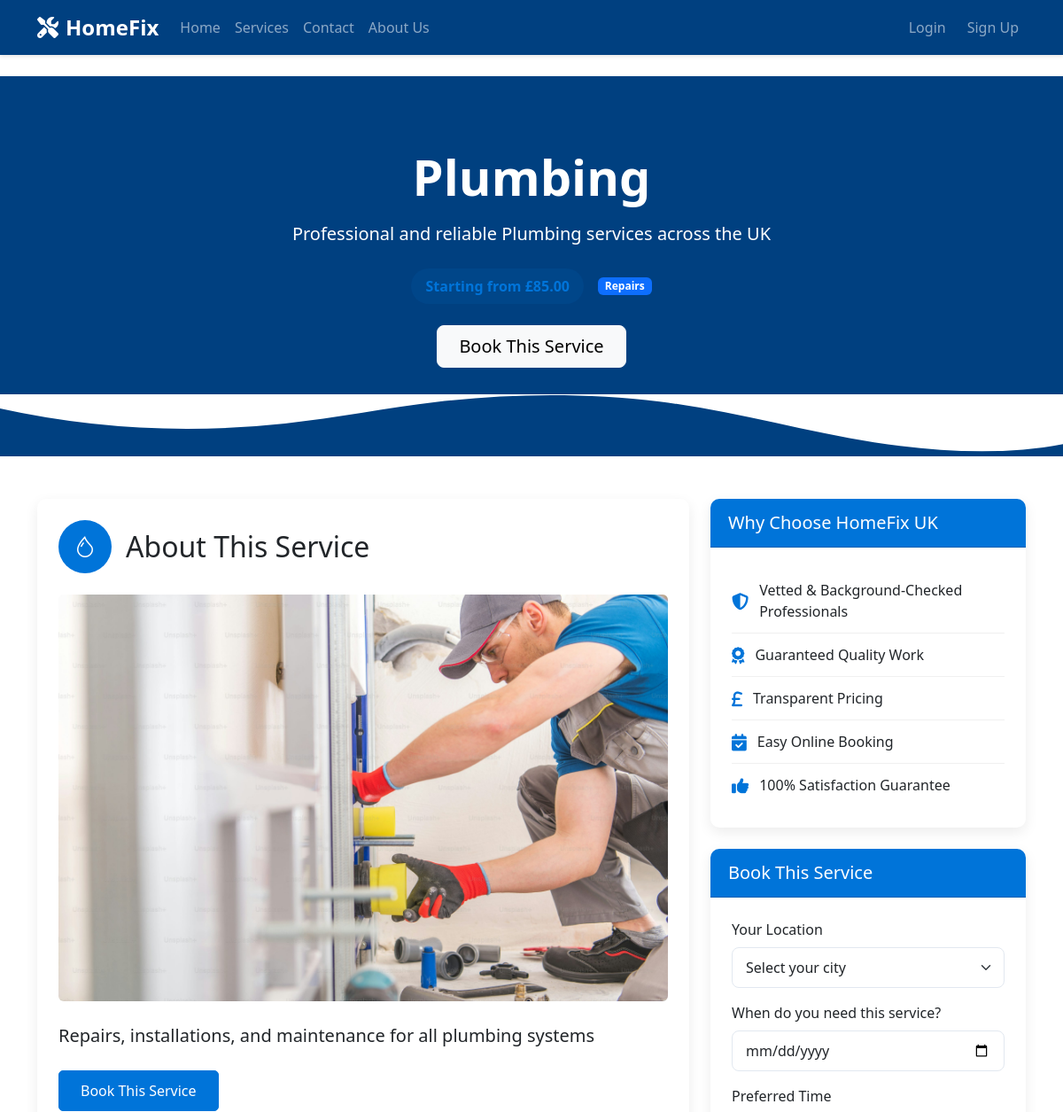
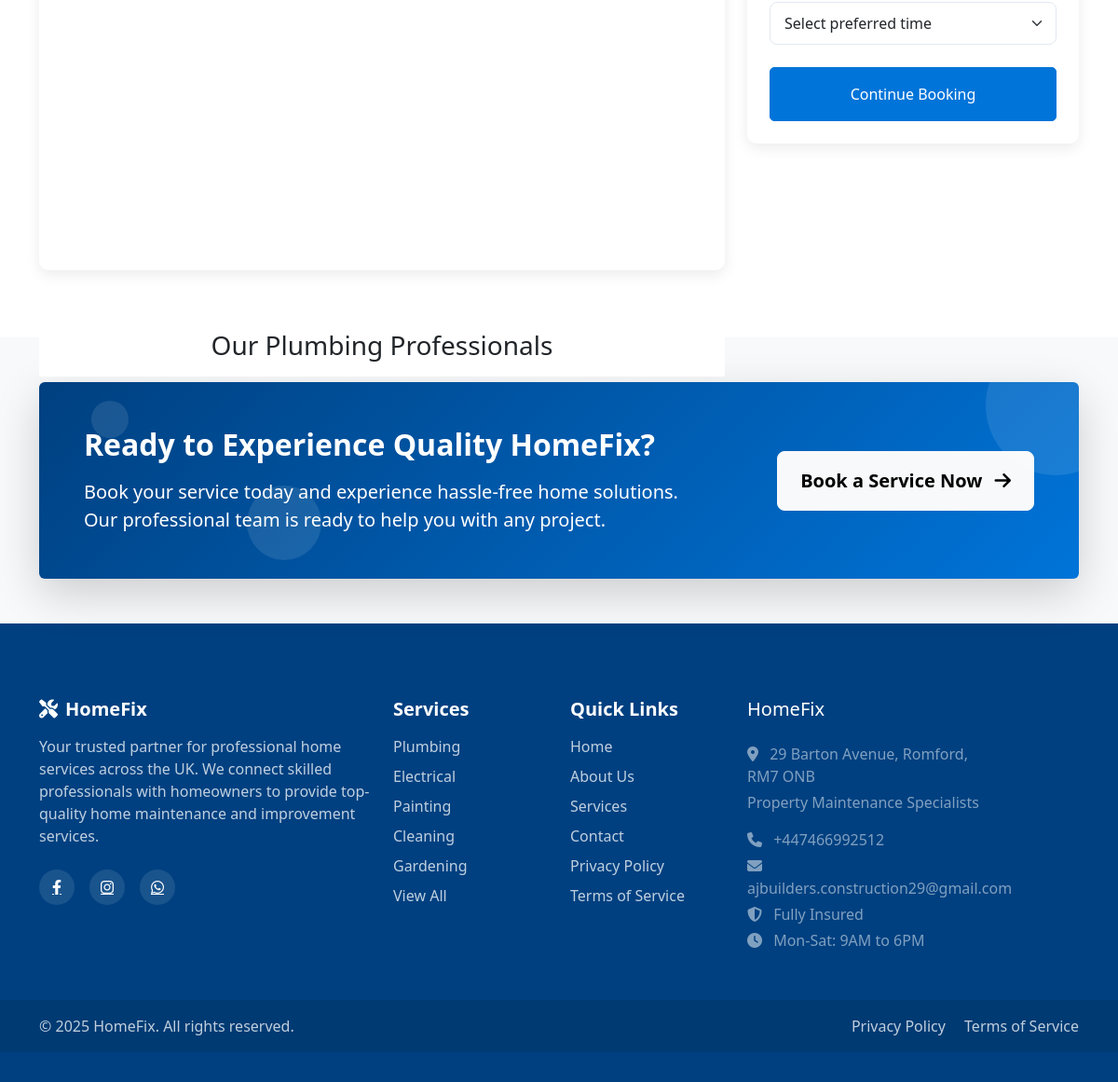
The app's page /services/1/ with its own data (2 pictures, top to bottom).
### services/models.py (models this page shows, shortened)
class Service(models.Model):
    name = models.CharField(max_length=100)
    description = models.TextField()
    icon = models.CharField(max_length=50)  # Store icon name/class
    base_price = models.DecimalField(max_digits=10, decimal_places=2)
    category = models.CharField(max_length=100)

### services/views.py (the view)
# urls.py: path('services/<int:service_id>/', views.service_detail, name='service_detail'),
def service_detail(request, service_id):
    service = get_object_or_404(Service, id=service_id)
    providers = Provider.objects.filter(service_types=service)
    return render(request, 'services/service_detail.html', {
        'service': service,
        'providers': providers,
    })

### templates/services/service_detail.html (shortened to what this page needs)
{% extends 'base.html' %}
{% block content %}
<section class="service-header">
    <div class="container">
        <div class="row justify-content-center">
            <div class="col-lg-10 text-center">
                <h1 class="display-4 fw-bold mb-3">{{ service.name }}</h1>
                <p class="lead mb-4">Professional and reliable {{ service.name }} services across the UK</p>
                <div class="d-flex justify-content-center align-items-center flex-wrap gap-3 mb-4">
                    <span class="pricing-tag">Starting from £{{ service.base_price }}</span>
                    <span class="badge bg-primary">{{ service.category }}</span>
                </div>
                <a href="{% url 'book_service' service.id %}" class="btn btn-light btn-lg px-4">Book This Service</a>
            </div>
        </div>
    </div>
    <div class="wave-divider">
    </div>
</section>
<div class="container py-5">
    <div class="row">
        <div class="col-lg-8">
            <div class="card service-card mb-5">
                <div class="card-body p-4">
                    <div class="d-flex align-items-center mb-4">
                        <div class="service-icon">
                            <i class="bi bi-{{ service.icon }}"></i>
                        </div>
                        <h2 class="mb-0">About This Service</h2>
                    </div>
                    <div class="service-image mb-4">
                        {% load static %}
                        {% if 'plumbing' in service.name|lower %}
                            <img src="{% static 'images/plumbing.jpg' %}" class="img-fluid rounded" alt="{{ service.name }}">
                        {% elif 'electrical' in service.name|lower or 'electric' in service.name|lower %}
                            <img src="{% static 'images/electrician.jpeg' %}" class="img-fluid rounded" alt="{{ service.name }}">
                        {% elif 'bathroom' in service.name|lower or 'tile' in service.name|lower or 'tiling' in service.name|lower %}
                            <img src="{% static 'images/bathroom&tilling.jpeg' %}" class="img-fluid rounded" alt="{{ service.name }}">
                        {% elif 'paint' in service.name|lower or 'painting' in service.name|lower %}
                            <img src="{% static 'images/painting.jpeg' %}" class="img-fluid rounded" alt="{{ service.name }}">
                        {% elif 'wallpaper' in service.name|lower %}
                            <img src="{% static 'images/wallpaper.jpeg' %}" class="img-fluid rounded" alt="{{ service.name }}">
                        {% elif 'floor' in service.name|lower %}
                            <img src="{% static 'images/flooring.jpeg' %}" class="img-fluid rounded" alt="{{ service.name }}">
                        {% elif 'garden' in service.name|lower or 'landscaping' in service.name|lower %}
                            <img src="{% static 'images/gardening.jpeg' %}" class="img-fluid rounded" alt="{{ service.name }}">
                        {% elif 'roof' in service.name|lower %}
                            <img src="{% static 'images/roofwork&repair.jpeg' %}" class="img-fluid rounded" alt="{{ service.name }}">
                        {% elif 'carpent' in service.name|lower or 'wood' in service.name|lower %}
                            <img src="{% static 'images/carpenter.jpeg' %}" class="img-fluid rounded" alt="{{ service.name }}">
                        {% elif 'loft' in service.name|lower or 'conversion' in service.name|lower %}
                            <img src="{% static 'images/loft conversions.jpeg' %}" class="img-fluid rounded" alt="{{ service.name }}">
                        {% elif 'extension' in service.name|lower %}
                            <img src="{% static 'images/Extensions.jpeg' %}" class="img-fluid rounded" alt="{{ service.name }}">
                        {% elif 'renovation' in service.name|lower or 'build' in service.name|lower %}
                            <img src="{% static 'images/house_re.jpeg' %}" class="img-fluid rounded" alt="{{ service.name }}">
                        {% elif 'clean' in service.name|lower %}
                            <img src="{% static 'images/cleaning.jpeg' %}" class="img-fluid rounded" alt="{{ service.name }}">
                        {% else %}
                            <img src="{% static 'images/maintenence.jpeg' %}" class="img-fluid rounded" alt="{{ service.name }}">
                        {% endif %}
                    </div>
                    <p class="card-text lead mb-4">{{ service.description }}</p>
                    <a href="{% url 'book_service' service.id %}" class="btn btn-primary px-4">Book This Service</a>
                </div>
            </div>
            <div class="my-5" style="clear: both; position: relative; z-index: 10;">
                <h2 class="h3 text-center py-3 bg-white">Our {{ service.name }} Professionals</h2>
            </div>
            {% if providers %}
            <div class="row row-cols-1 row-cols-md-2 g-4">
                {% for provider in providers %}
                <div class="col">
                    <div class="card provider-card h-100">
                        <div class="card-body p-4">
                            <div class="d-flex justify-content-between align-items-center mb-3">
                                <h3 class="card-title h5 mb-0">{{ provider.user.get_full_name }}</h3>
                                <span class="badge bg-light text-dark">{{ provider.total_jobs }} jobs</span>
                            </div>
                            <div class="d-flex align-items-center mb-3">
                                <div class="star-rating me-2">
                                    {% for i in '12345'|make_list %}
                                        {% if forloop.counter <= provider.rating %}
                                            <i class="fas fa-star"></i>
                                        {% elif forloop.counter <= provider.rating|add:0.5 %}
                                            <i class="fas fa-star-half-alt"></i>
                                        {% else %}
                                            <i class="far fa-star"></i>
                                        {% endif %}
                                    {% endfor %}
                                </div>
                                <span class="text-muted small">{{ provider.rating }} / 5</span>
                            </div>
                            <p class="card-text mb-4">{{ provider.bio|truncatewords:20 }}</p>
                            <div class="d-flex justify-content-between align-items-center">
                                <span class="text-primary small">Available in {{ provider.service_area }}</span>
                                <a href="{% url 'provider_detail' provider.id %}" class="btn btn-outline-primary">View Profile</a>
                            </div>
                        </div>
                    </div>
                </div>
                {% endfor %}
            </div>
            {% else %}
            <div class="alert alert-info rounded-3 shadow-sm my-4">
                <div class="d-flex align-items-center">
                    <p class="mb-0">No providers available for this service at the moment. Please check back later or contact us for more information.</p>
                </div>
            </div>
            {% endif %}
        </div>
        <div class="col-lg-4">
            <div class="card booking-sidebar mb-4">
                <div class="card-header">
                    <h2 class="h5 mb-0">Why Choose HomeFix UK</h2>
                </div>
                <div class="card-body p-4">
                    <ul class="feature-list">
                        <li><i class="fas fa-shield-alt"></i> Vetted & Background-Checked Professionals</li>
                        <li><i class="fas fa-award"></i> Guaranteed Quality Work</li>
                        <li><i class="fas fa-pound-sign"></i> Transparent Pricing</li>
                        <li><i class="fas fa-calendar-check"></i> Easy Online Booking</li>
                        <li><i class="fas fa-thumbs-up"></i> 100% Satisfaction Guarantee</li>
                    </ul>
                </div>
            </div>
            <div class="card booking-sidebar">
                <div class="card-header">
                    <h2 class="h5 mb-0">Book This Service</h2>
                </div>
                <div class="card-body p-4">
                    <form action="{% url 'book_service' service.id %}" method="get" class="booking-form">
                        <div class="mb-3">
                            <label for="quick-location" class="form-label">Your Location</label>
                            <select class="form-select" id="quick-location" name="location" required>
                                <option value="" selected disabled>Select your city</option>
                            </select>
                        </div>
                        <div class="mb-3">
                            <label for="quick-date" class="form-label">When do you need this service?</label>
                            <input type="date" class="form-control" id="quick-date" name="date" required>
                        </div>
                        <div class="mb-3">
                            <label for="quick-time" class="form-label">Preferred Time</label>
                            <select class="form-select" id="quick-time" name="time" required>
                                <option value="" selected disabled>Select preferred time</option>
                            </select>
                        </div>
                        <div class="d-grid mt-4">
                            <button type="submit" class="btn btn-primary py-3">Continue Booking</button>
                        </div>
                    </form>
                </div>
            </div>
        </div>
    </div>
</div>
{% endblock %}

### templates/base.html (style rules this page uses)
:root { --primary-color: #004080; --secondary-color: #f8f9fa; }
.btn-primary { background-color: var(--primary-color); border-color: var(--primary-color); }

### templates/services/service_detail.html (style rules this page uses)
.service-header { background-color: #004080; color: white; padding: 80px 0 100px; position: relative; overflow: hidden; }
.wave-divider { position: absolute; bottom: 0; left: 0; width: 100%; overflow: hidden; line-height: 0; }
.wave-divider svg { position: relative; display: block; width: calc(100% + 1.3px); height: 70px; }
.service-card { border: none; border-radius: 10px; box-shadow: 0 5px 15px rgba(0,0,0,0.08); transition: transform 0.3s ease; height: 100%; }
.service-icon { width: 60px; height: 60px; border-radius: 50%; background-color: #0074D9; display: flex; align-items: center; justify-content: center; color: white; font-size: 1.5rem; margin-right: 1rem; }
.pricing-tag { display: inline-block; background-color: rgba(0, 116, 217, 0.1); color: #0074D9; padding: 8px 16px; border-radius: 20px; font-weight: 600; }
.feature-list { margin: 0; padding: 0; list-style: none; }
.feature-list li { padding: 12px 0; border-bottom: 1px solid #f0f0f0; display: flex; align-items: center; }
.feature-list li:last-child { border-bottom: none; }
.feature-list i { color: #0074D9; font-size: 1.2rem; margin-right: 12px; }
.booking-sidebar { border-radius: 10px; box-shadow: 0 5px 15px rgba(0,0,0,0.08); border: none; }
.booking-sidebar .card-header { background-color: #0074D9; color: white; border-top-left-radius: 10px; border-top-right-radius: 10px; padding: 15px 20px; }
.booking-form input, .booking-form select { border-radius: 8px; padding: 10px 15px; border: 1px solid #e2e8f0; }
.btn-primary { background-color: #0074D9; border-color: #0074D9; padding: 10px 20px; border-radius: 5px; }

### records on screen
Service: name "Plumbing", base_price "85.00", category "Repairs", description "Repairs, installations, and maintenance for all plumbing systems"
